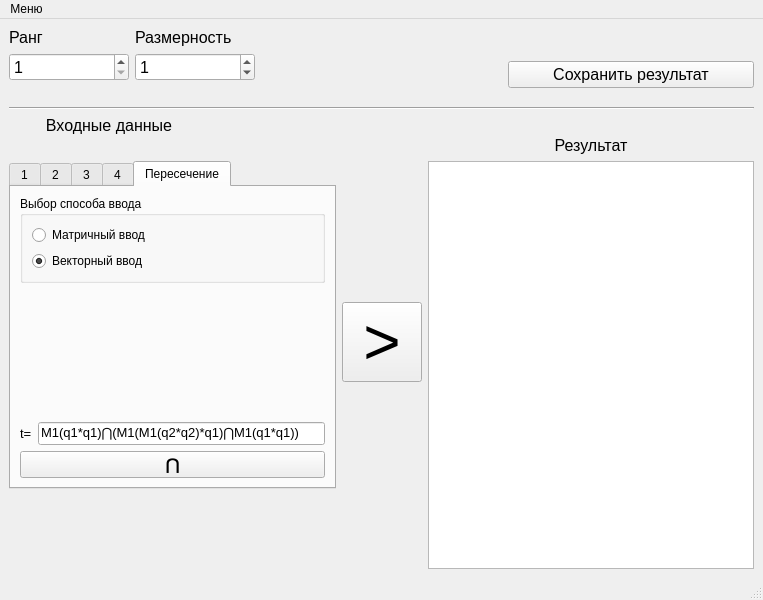
<?xml version="1.0" encoding="UTF-8"?>
<ui version="4.0">
 <class>MainWindow</class>
 <widget class="QMainWindow" name="MainWindow">
  <property name="geometry">
   <rect>
    <x>0</x>
    <y>0</y>
    <width>763</width>
    <height>600</height>
   </rect>
  </property>
  <property name="windowTitle">
   <string>_</string>
  </property>
  <widget class="QWidget" name="centralwidget">
   <layout class="QVBoxLayout" name="verticalLayout_2">
    <item>
     <layout class="QHBoxLayout" name="horizontalLayout_5">
      <item>
       <layout class="QVBoxLayout" name="verticalLayout">
        <item>
         <layout class="QHBoxLayout" name="horizontalLayout_3">
          <item>
           <layout class="QVBoxLayout" name="verticalLayout_4">
            <item>
             <widget class="QLabel" name="label_2">
              <property name="font">
               <font>
                <pointsize>12</pointsize>
               </font>
              </property>
              <property name="text">
               <string>Ранг</string>
              </property>
             </widget>
            </item>
            <item>
             <widget class="QSpinBox" name="RankSpinBox">
              <property name="font">
               <font>
                <pointsize>12</pointsize>
               </font>
              </property>
              <property name="minimum">
               <number>1</number>
              </property>
              <property name="maximum">
               <number>9</number>
              </property>
              <property name="value">
               <number>1</number>
              </property>
             </widget>
            </item>
           </layout>
          </item>
          <item>
           <layout class="QVBoxLayout" name="verticalLayout_7">
            <item>
             <widget class="QLabel" name="label_3">
              <property name="font">
               <font>
                <pointsize>12</pointsize>
               </font>
              </property>
              <property name="text">
               <string>Размерность</string>
              </property>
             </widget>
            </item>
            <item>
             <widget class="QSpinBox" name="dimensionSpinBox">
              <property name="font">
               <font>
                <pointsize>12</pointsize>
               </font>
              </property>
              <property name="maximum">
               <number>9</number>
              </property>
              <property name="value">
               <number>1</number>
              </property>
             </widget>
            </item>
           </layout>
          </item>
         </layout>
        </item>
        <item>
         <spacer name="horizontalSpacer_4">
          <property name="orientation">
           <enum>Qt::Horizontal</enum>
          </property>
          <property name="sizeHint" stdset="0">
           <size>
            <width>40</width>
            <height>20</height>
           </size>
          </property>
         </spacer>
        </item>
       </layout>
      </item>
      <item>
       <spacer name="horizontalSpacer_3">
        <property name="orientation">
         <enum>Qt::Horizontal</enum>
        </property>
        <property name="sizeHint" stdset="0">
         <size>
          <width>40</width>
          <height>20</height>
         </size>
        </property>
       </spacer>
      </item>
      <item>
       <layout class="QHBoxLayout" name="horizontalLayout_4">
        <item>
         <layout class="QVBoxLayout" name="verticalLayout_9">
          <item>
           <spacer name="horizontalSpacer_5">
            <property name="orientation">
             <enum>Qt::Horizontal</enum>
            </property>
            <property name="sizeHint" stdset="0">
             <size>
              <width>40</width>
              <height>20</height>
             </size>
            </property>
           </spacer>
          </item>
          <item>
           <layout class="QHBoxLayout" name="horizontalLayout_8">
            <item>
             <widget class="QPushButton" name="saveBtn">
              <property name="font">
               <font>
                <pointsize>12</pointsize>
               </font>
              </property>
              <property name="text">
               <string>Сохранить результат</string>
              </property>
             </widget>
            </item>
           </layout>
          </item>
         </layout>
        </item>
       </layout>
      </item>
     </layout>
    </item>
    <item>
     <widget class="Line" name="line_2">
      <property name="orientation">
       <enum>Qt::Horizontal</enum>
      </property>
     </widget>
    </item>
    <item>
     <layout class="QHBoxLayout" name="horizontalLayout_7">
      <item>
       <layout class="QVBoxLayout" name="verticalLayout_12">
        <property name="sizeConstraint">
         <enum>QLayout::SetMaximumSize</enum>
        </property>
        <item>
         <widget class="QLabel" name="label_6">
          <property name="maximumSize">
           <size>
            <width>200</width>
            <height>16777215</height>
           </size>
          </property>
          <property name="font">
           <font>
            <pointsize>12</pointsize>
           </font>
          </property>
          <property name="text">
           <string>Входные данные</string>
          </property>
          <property name="alignment">
           <set>Qt::AlignCenter</set>
          </property>
         </widget>
        </item>
        <item>
         <widget class="QLabel" name="label_4">
          <property name="text">
           <string/>
          </property>
         </widget>
        </item>
        <item>
         <widget class="QTabWidget" name="tabWidget">
          <property name="minimumSize">
           <size>
            <width>300</width>
            <height>300</height>
           </size>
          </property>
          <property name="maximumSize">
           <size>
            <width>600</width>
            <height>16777215</height>
           </size>
          </property>
          <property name="currentIndex">
           <number>4</number>
          </property>
          <widget class="QWidget" name="tab">
           <attribute name="title">
            <string>1</string>
           </attribute>
           <layout class="QVBoxLayout" name="verticalLayout_13">
            <item>
             <widget class="QPlainTextEdit" name="input1">
              <property name="styleSheet">
               <string notr="true">background-color: #FF6859</string>
              </property>
              <property name="plainText">
               <string/>
              </property>
             </widget>
            </item>
            <item>
             <widget class="QLabel" name="input1CountLbl">
              <property name="text">
               <string/>
              </property>
             </widget>
            </item>
           </layout>
          </widget>
          <widget class="QWidget" name="tab_2">
           <attribute name="title">
            <string>2</string>
           </attribute>
           <layout class="QVBoxLayout" name="verticalLayout_10">
            <item>
             <widget class="QPlainTextEdit" name="input2">
              <property name="plainText">
               <string/>
              </property>
             </widget>
            </item>
            <item>
             <widget class="QLabel" name="input2CountLbl">
              <property name="text">
               <string/>
              </property>
             </widget>
            </item>
           </layout>
          </widget>
          <widget class="QWidget" name="tab_4">
           <attribute name="title">
            <string>3</string>
           </attribute>
           <layout class="QVBoxLayout" name="verticalLayout_11">
            <item>
             <widget class="QLabel" name="label_10">
              <property name="text">
               <string>Внешняя</string>
              </property>
             </widget>
            </item>
            <item>
             <widget class="QLineEdit" name="input3_External">
              <property name="text">
               <string/>
              </property>
             </widget>
            </item>
            <item>
             <widget class="QLabel" name="label_11">
              <property name="text">
               <string>Внутренняя</string>
              </property>
             </widget>
            </item>
            <item>
             <widget class="QPlainTextEdit" name="input3_Internal">
              <property name="plainText">
               <string/>
              </property>
             </widget>
            </item>
            <item>
             <widget class="QLabel" name="input3CountLbl">
              <property name="text">
               <string/>
              </property>
             </widget>
            </item>
           </layout>
          </widget>
          <widget class="QWidget" name="tab_3">
           <attribute name="title">
            <string>4</string>
           </attribute>
           <layout class="QVBoxLayout" name="verticalLayout_8">
            <item>
             <widget class="QPlainTextEdit" name="input4">
              <property name="plainText">
               <string/>
              </property>
             </widget>
            </item>
            <item>
             <widget class="QLabel" name="input4CountLbl">
              <property name="text">
               <string/>
              </property>
             </widget>
            </item>
           </layout>
          </widget>
          <widget class="QWidget" name="tab_5">
           <attribute name="title">
            <string>Пересечение</string>
           </attribute>
           <layout class="QVBoxLayout" name="verticalLayout_6">
            <item>
             <layout class="QHBoxLayout" name="horizontalLayout_2">
              <item>
               <widget class="QGroupBox" name="groupBox">
                <property name="title">
                 <string>Выбор способа ввода</string>
                </property>
                <layout class="QVBoxLayout" name="verticalLayout_5">
                 <item>
                  <widget class="QRadioButton" name="matrixInputRadioBtn">
                   <property name="text">
                    <string>Матричный ввод</string>
                   </property>
                   <property name="checked">
                    <bool>false</bool>
                   </property>
                  </widget>
                 </item>
                 <item>
                  <widget class="QRadioButton" name="vectorInputRadioBtn">
                   <property name="text">
                    <string>Векторный ввод</string>
                   </property>
                   <property name="checked">
                    <bool>true</bool>
                   </property>
                  </widget>
                 </item>
                </layout>
               </widget>
              </item>
             </layout>
            </item>
            <item>
             <layout class="QVBoxLayout" name="sequenceLayout_4"/>
            </item>
            <item>
             <spacer name="verticalSpacer_2">
              <property name="orientation">
               <enum>Qt::Vertical</enum>
              </property>
              <property name="sizeHint" stdset="0">
               <size>
                <width>20</width>
                <height>40</height>
               </size>
              </property>
             </spacer>
            </item>
            <item>
             <layout class="QVBoxLayout" name="verticalLayout_14">
              <item>
               <layout class="QHBoxLayout" name="horizontalLayout">
                <item>
                 <widget class="QLabel" name="label_5">
                  <property name="font">
                   <font>
                    <pointsize>10</pointsize>
                   </font>
                  </property>
                  <property name="text">
                   <string>t=</string>
                  </property>
                 </widget>
                </item>
                <item>
                 <widget class="QLineEdit" name="regExLineEdit">
                  <property name="sizePolicy">
                   <sizepolicy hsizetype="Expanding" vsizetype="Fixed">
                    <horstretch>0</horstretch>
                    <verstretch>0</verstretch>
                   </sizepolicy>
                  </property>
                  <property name="font">
                   <font>
                    <pointsize>10</pointsize>
                   </font>
                  </property>
                  <property name="text">
                   <string>M1(q1*q1)⋂(M1(M1(q2*q2)*q1)⋂M1(q1*q1))</string>
                  </property>
                 </widget>
                </item>
               </layout>
              </item>
              <item>
               <widget class="QPushButton" name="pushButton">
                <property name="font">
                 <font>
                  <pointsize>12</pointsize>
                  <weight>75</weight>
                  <bold>true</bold>
                 </font>
                </property>
                <property name="text">
                 <string>⋂</string>
                </property>
               </widget>
              </item>
             </layout>
            </item>
           </layout>
          </widget>
         </widget>
        </item>
        <item>
         <spacer name="verticalSpacer">
          <property name="orientation">
           <enum>Qt::Vertical</enum>
          </property>
          <property name="sizeHint" stdset="0">
           <size>
            <width>20</width>
            <height>40</height>
           </size>
          </property>
         </spacer>
        </item>
       </layout>
      </item>
      <item>
       <widget class="QPushButton" name="caclFirstBtn">
        <property name="font">
         <font>
          <pointsize>48</pointsize>
         </font>
        </property>
        <property name="text">
         <string>&gt;</string>
        </property>
       </widget>
      </item>
      <item>
       <layout class="QVBoxLayout" name="verticalLayout_3">
        <item>
         <spacer name="horizontalSpacer_6">
          <property name="orientation">
           <enum>Qt::Horizontal</enum>
          </property>
          <property name="sizeHint" stdset="0">
           <size>
            <width>40</width>
            <height>20</height>
           </size>
          </property>
         </spacer>
        </item>
        <item>
         <widget class="QLabel" name="label">
          <property name="font">
           <font>
            <pointsize>12</pointsize>
           </font>
          </property>
          <property name="text">
           <string>Результат</string>
          </property>
          <property name="alignment">
           <set>Qt::AlignCenter</set>
          </property>
         </widget>
        </item>
        <item>
         <widget class="QPlainTextEdit" name="outputPlainTextEdit">
          <property name="font">
           <font>
            <family>Times New Roman</family>
            <pointsize>12</pointsize>
           </font>
          </property>
          <property name="autoFillBackground">
           <bool>false</bool>
          </property>
          <property name="readOnly">
           <bool>true</bool>
          </property>
          <property name="plainText">
           <string/>
          </property>
         </widget>
        </item>
       </layout>
      </item>
     </layout>
    </item>
   </layout>
  </widget>
  <widget class="QMenuBar" name="menubar">
   <property name="geometry">
    <rect>
     <x>0</x>
     <y>0</y>
     <width>763</width>
     <height>21</height>
    </rect>
   </property>
   <widget class="QMenu" name="menu">
    <property name="title">
     <string>Меню</string>
    </property>
    <addaction name="helpAction"/>
   </widget>
   <addaction name="menu"/>
  </widget>
  <widget class="QStatusBar" name="statusbar"/>
  <action name="helpAction">
   <property name="text">
    <string>Помощь</string>
   </property>
  </action>
 </widget>
 <resources/>
 <connections/>
</ui>
